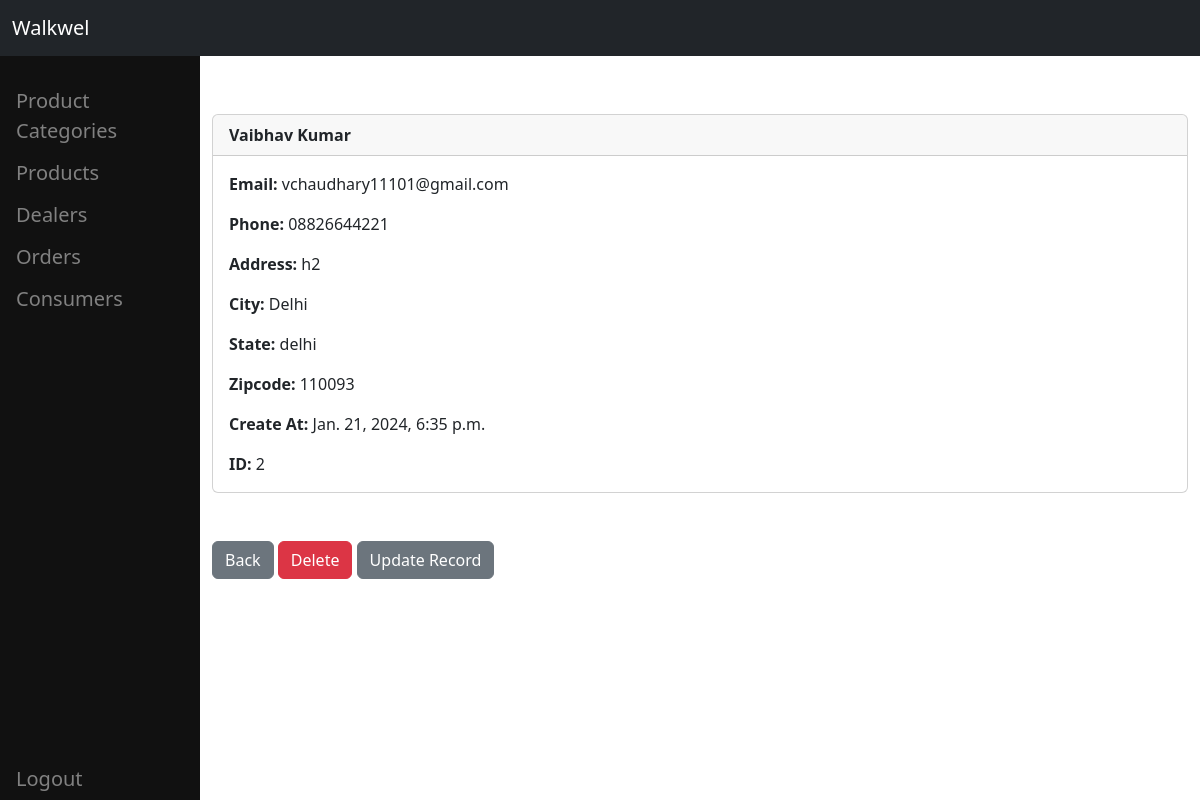
The page /record/2 (signed in) on the database its author committed.
### website/models.py (models this page shows, shortened)
class Record(models.Model):
	created_at = models.DateTimeField(auto_now_add=True)
	first_name = models.CharField(max_length=50)
	last_name =  models.CharField(max_length=50)
	email =  models.CharField(max_length=100)
	phone = models.CharField(max_length=15)
	address =  models.CharField(max_length=100)
	city =  models.CharField(max_length=50)
	state =  models.CharField(max_length=50)
	zipcode =  models.CharField(max_length=20)

### website/views.py (the view)
# urls.py: path('record/<int:pk>', views.customer_record, name='record'),
def customer_record(request, pk):
	if request.user.is_authenticated:
		customer_record = Record.objects.get(id=pk)
		return render(request, 'record.html', {'customer_record':customer_record})
	else:
		messages.success(request, "You Must Be Logged In To View That Page...")
		return redirect('home')

### website/templates/record.html
{% extends 'base.html' %}
{% block content %}
<div class="card">
  <div class="card-header"><strong>
    	{{ customer_record.first_name }}
		{{ customer_record.last_name }}</strong>
  </div>
  <div class="card-body">
<p class="card-text">
<strong>Email: </strong>{{ customer_record.email }}</p>
<p class="card-text">
<strong>Phone: </strong>{{ customer_record.phone }}
</p>
<p class="card-text">
<strong>Address: </strong>{{ customer_record.address }}</p>
<p class="card-text">
<strong>City: </strong>{{ customer_record.city }}</p>
<p class="card-text">
<strong>State: </strong>{{ customer_record.state }}</p>
<p class="card-text">
<strong>Zipcode: </strong>{{ customer_record.zipcode }}</p>
<p class="card-text">
<strong>Create At: </strong>{{ customer_record.created_at }}</p>
<p class="card-text">
<strong>ID: </strong>{{ customer_record.id }}</p>
  </div>
</div>
<br/><br/>
<a href="{% url 'home' %}" class="btn btn-secondary">Back</a>
<a href="{% url 'delete_record' customer_record.id %}" class="btn btn-danger">Delete</a>
<a href="{% url 'update_record' customer_record.id %}" class="btn btn-secondary">Update Record</a>
{% endblock %}

### website/templates/base.html (style rules this page uses)
body { padding-top: 90px; padding-left:200px; }

### rows shown on the page
Record: first_name "Vaibhav", last_name "Kumar", email "vchaudhary11101@gmail.com", phone "08826644221", address "h2", city "Delhi", state "delhi", zipcode "110093", created_at "Jan. 21, 2024, 6:35 p.m.", id "2"
